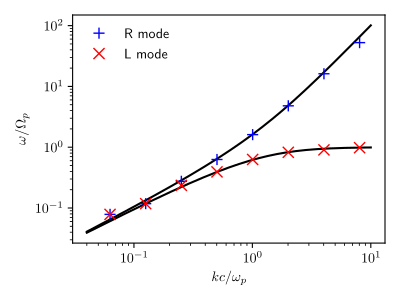

This figure's Python source:
#!/usr/bin/env python3

import pyphare.pharein as ph #lgtm [py/import-and-import-from]
from pyphare.pharein import Simulation
from pyphare.pharein import MaxwellianFluidModel
from pyphare.pharein import ElectromagDiagnostics, FluidDiagnostics
from pyphare.pharein import ElectronModel
from pyphare.simulator.simulator import Simulator
from pyphare.pharein import global_vars as gv

from pyphare.pharesee.hierarchy import finest_field
import os
from pyphare.pharesee.run import Run
from pyphare.pharesee.hierarchy import get_times_from_h5

import matplotlib.pyplot as plt
import matplotlib as mpl
import numpy as np
mpl.use('Agg')




def fromNoise():

    # in this configuration there are no prescribed waves
    # and only eigen modes existing in the simulation noise
    # will be visible

    Simulation(
        smallest_patch_size=20,
        largest_patch_size=20,

        # the following time step number
        # and final time mean that the
        # smallest frequency will be 2/100
        # and the largest 2/dt  = 2e3
        time_step_nbr=100000,
        final_time=100.,

        boundary_types="periodic",

        # smallest wavelength will be 2*0.2=0.4
        # and largest 50
        cells=500,
        dl=0.2,
        diag_options={"format": "phareh5",
                      "options": {"dir": "fromNoise1d",
                                  "mode":"overwrite"}}
    )

    def density(x):
        return 1.

    def by(x):
        return 0.

    def bz(x):
        return 0.

    def bx(x):
        return 1.

    def vx(x):
        return 0.

    def vy(x):
        return 0.

    def vz(x):
        return 0.

    def vthx(x):
        return 0.01

    def vthy(x):
        return 0.01

    def vthz(x):
        return 0.01


    vvv = {
        "vbulkx": vx, "vbulky": vy, "vbulkz": vz,
        "vthx": vthx, "vthy": vthy, "vthz": vthz
    }

    MaxwellianFluidModel(
        bx=bx, by=by, bz=bz,
        protons={"charge": 1, "density": density, **vvv}
    )

    ElectronModel(closure="isothermal", Te=0.)


    sim = ph.global_vars.sim

    timestamps = np.arange(0, sim.final_time +sim.time_step, sim.time_step)

    for quantity in ["E", "B"]:
        ElectromagDiagnostics(
            quantity=quantity,
            write_timestamps=timestamps,
            compute_timestamps=timestamps,
        )




def omega(k, p):
    k2 = k*k
    return 0.5*k2*(np.sqrt(1+4/k2)+p)




def setOfModes(polarization, modes, b_amplitudes):

    Simulation(
        smallest_patch_size=20,
        largest_patch_size=50,

        # smallest frequency is 0.06 (2pi/Tmax)
        # largest frequency is 3140 (2pi/dt)
        time_step_nbr=160000,
        final_time=160.,

        boundary_types="periodic",

        # smallest wavelength is 0.8 = 4 grid pts
        # largest wavelength is 50 = the whole domain (250 pts)
        cells=2000,
        dl=0.2,
        diag_options={"format": "phareh5",
                      "options": {"dir": "setOfModes1d",
                                  "mode":"overwrite"}}
    )

    assert(len(modes) == len(b_amplitudes))

    # list of wave_numbers for the given box
    from pyphare.pharein.global_vars import sim
    L = sim.simulation_domain()[0]
    wave_numbers = [2*np.pi*m/L for m in modes]

    # using faraday : v1 = -w b1 / (k . B0)
    #v_amplitudes = [-b*omega(k, p)/k for (k, b, p) in zip(wave_numbers, b_amplitudes, polarizations)]


    def density(x):
        # no density fluctuations as whistler and AIC are not compressional
        return 1.

    def by(x):
        modes = 0.0
        for (k, b) in zip(wave_numbers, b_amplitudes):
            modes += b*np.cos(k*x)
        return modes

    def bz(x):
        modes = 0.0
        for (k, b) in zip(wave_numbers, b_amplitudes):
            modes += b*np.sin(k*x)*polarization
        return modes

    def bx(x):
        return 1.

    def vx(x):
        return 0.

    def vy(x):
        #modes = 0.0
        #for (k, v, f) in zip(wave_numbers, v_amplitudes, phases):
        #    modes += v*np.cos(k*x+f)
        #return modes
        return 0.0

    def vz(x):
        #modes = 0.0
        #for (k, v, f) in zip(wave_numbers, b_amplitudes, phases):
        #    modes += v*np.sin(k*x+f)
        #return modes
        return 0.0

    def vthx(x):
        return 0.01

    def vthy(x):
        return 0.01

    def vthz(x):
        return 0.01


    vvv = {
        "vbulkx": vx, "vbulky": vy, "vbulkz": vz,
        "vthx": vthx, "vthy": vthy, "vthz": vthz
    }


    MaxwellianFluidModel(
        bx=bx, by=by, bz=bz,
        main={"charge": 1, "density": density, **vvv}
    )

    ElectronModel(closure="isothermal", Te=0.)

    sim = ph.global_vars.sim

    timestamps = np.arange(0, sim.final_time+sim.time_step, 40*sim.time_step)


    for quantity in ["E", "B"]:
        ElectromagDiagnostics(
            quantity=quantity,
            write_timestamps=timestamps,
            compute_timestamps=timestamps,
        )


    for quantity in ["density", "bulkVelocity"]:
        FluidDiagnostics(
            quantity=quantity,
            write_timestamps=timestamps,
            compute_timestamps=timestamps,
            )

    return wave_numbers, b_amplitudes



# ___ post-processing functions
def get_all_w(run_path, wave_numbers, polarization):
    file = os.path.join(run_path, "EM_B.h5")
    times = get_times_from_h5(file)

    nm = len(wave_numbers)
    print('number of modes : {}'.format(nm))

    r = Run(run_path)
    byz = np.array([])

    for time in times:
        B = r.GetB(time)
        by, x = finest_field(B, "By")
        bz, x = finest_field(B, "Bz")

        # polarization = +1 for R mode, -1 for L mode
        byz = np.concatenate((byz, by+polarization*1j*bz))

    nx = x.shape[0]
    nt = times.shape[0]
    byz = np.reshape(byz, (nt, nx))

    BYZ = np.absolute(np.fft.fft2(byz)[:(nt+1)//2, :(nx+1)//2])
    BYZ_4_all_W = np.sum(BYZ, axis=0)

    idx = np.argsort(BYZ_4_all_W)
    kmodes = idx[-nm:]

    wmodes = []
    for i in range(nm):
        wmodes.append(np.argmax(BYZ[:,idx[-nm+i]]))

    print(kmodes, wmodes)

    return kmodes, np.array(wmodes), BYZ



def main():
    # list of modes : m = 1 is for 1 wavelength in the whole domain
    modes = [4, 8, 16, 32, 64, 128, 256, 512]

    # lists of amplitudes of the magnetic field amplitudes
    b_amplitudes = [0.01, 0.01, 0.01, 0.01, 0.01, 0.01, 0.01, 0.01]

    # polarization : -1 for L mode
    wave_nums, b1 = setOfModes(-1, modes, b_amplitudes)
    simulator = Simulator(gv.sim)
    simulator.initialize()
    simulator.run()

    from pybindlibs.cpp import mpi_rank
    from matplotlib import rc

    if mpi_rank() == 0:
        sim = ph.global_vars.sim

        L = sim.simulation_domain()[0]
        T = sim.final_time

        #for the left mode
        ki, wi, zobi = get_all_w(os.path.join(os.curdir, "setOfModes1d"), wave_nums, -1)

        k_numL = 2*np.pi*ki/L
        w_numL = 2*np.pi*wi/T
        print(*('Left mode... k = {:.4f}   w = {:.4f}   b = {:.4f}'.format(k, w, b) for (k, w, b) in zip(k_numL, w_numL, b1)), sep="\n")

    ph.global_vars.sim = None

    # list of modes : m = 1 is for 1 wavelength in the whole domain
    modes = [4, 8, 16, 32, 64, 128, 256, 512]

    # lists of amplitudes of the magnetic field amplitudes
    b_amplitudes = [0.005, 0.005, 0.005, 0.005, 0.005, 0.005, 0.005, 0.005]

    # polarization : +1 for R mode
    wave_nums, b1 = setOfModes(+1, modes, b_amplitudes)
    simulator = Simulator(gv.sim)
    simulator.initialize()
    simulator.run()

    if mpi_rank() == 0:
        #sim = ph.global_vars.sim

        L = sim.simulation_domain()[0]
        T = sim.final_time

        #for the riht mode
        ki, wi, zobi = get_all_w(os.path.join(os.curdir, "setOfModes1d"), wave_nums, +1)

        k_numR = 2*np.pi*ki/L
        w_numR = 2*np.pi*wi/T
        print(*('Right mode... k = {:.4f}   w = {:.4f}   b = {:.4f}'.format(k, w, b) for (k, w, b) in zip(k_numR, w_numR, b1)), sep="\n")

        rc('text', usetex = True)

        fig, ax = plt.subplots(figsize=(4,3), nrows=1)

        k_the = np.arange(0.04, 10, 0.001)
        w_thR = omega(k_the, +1)
        w_thL = omega(k_the, -1)

        #ax.imshow(zobi, origin='lower', cmap='viridis_r')
        ax.plot(k_the, w_thR, '-k')
        ax.plot(k_the, w_thL, '-k')
        ax.plot(k_numR, w_numR, 'b+', label='R mode', markersize=8)
        ax.plot(k_numL, w_numL, 'rx', label='L mode', markersize=8)

        ax.set_xscale('log')
        ax.set_yscale('log')
        ax.set_xlabel('$k c / \omega_p$')
        ax.set_ylabel('$\omega / \Omega_p$')

        ax.legend(loc='upper left', frameon=False)

        fig.tight_layout()
        fig.savefig("dispersion.pdf", dpi=200)

        w_theR = omega(k_numR, +1)
        w_theL = omega(k_numL, -1)

        errorL = 100*np.fabs(w_numL-w_theL)/w_theL
        errorR = 100*np.fabs(w_numR-w_theR)/w_theR

        print('error L :', errorL)
        print('error R :', errorR)

        assert(1 == 1)


if __name__=="__main__":
    main()
